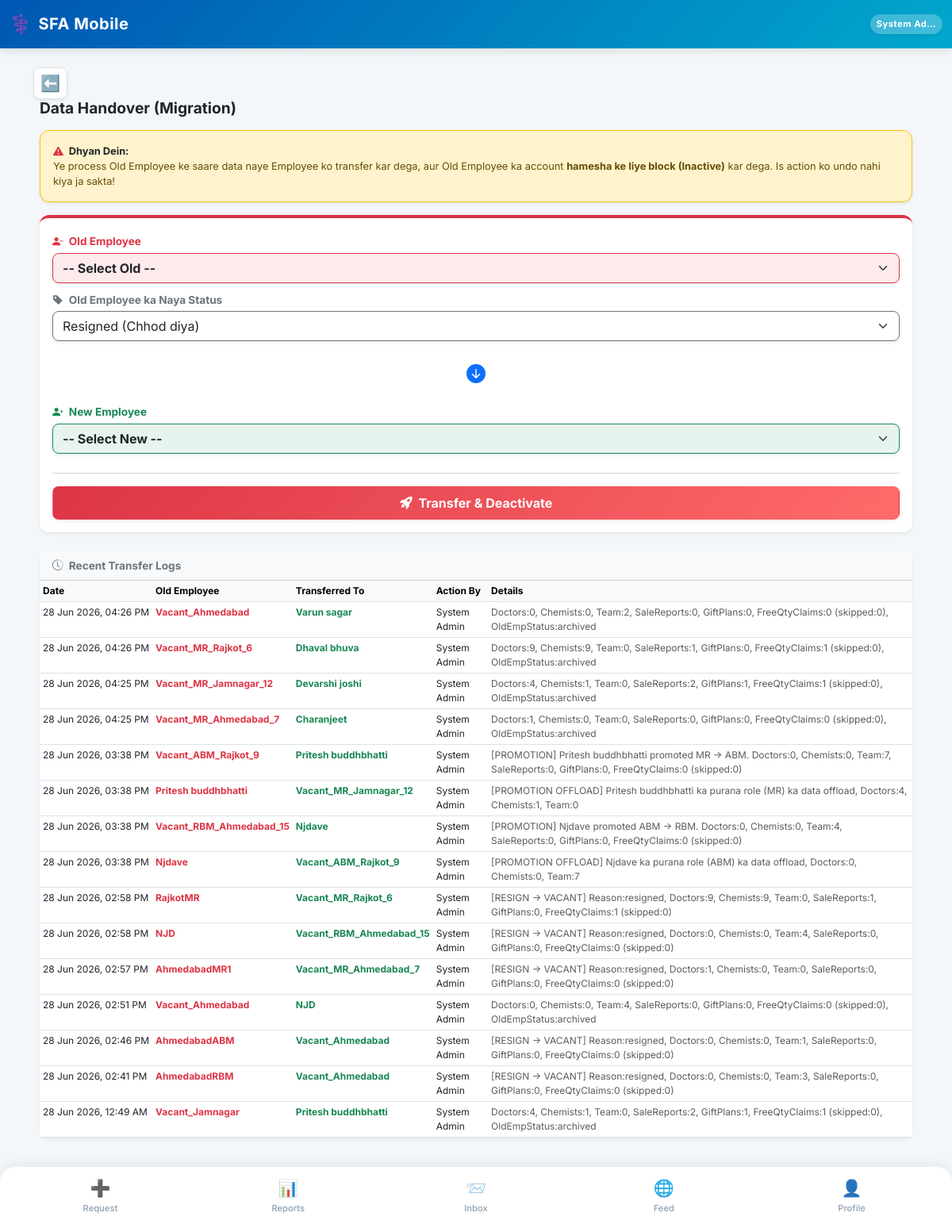
The page /admin-tools/transfer-data/ (signed in) on the database its author committed.
### SFA/models.py (models this page shows, shortened)
class Employee(models.Model):
    user = models.OneToOneField(User, on_delete=models.CASCADE, null=True, blank=True)
    company = models.ForeignKey(Company, on_delete=models.PROTECT, related_name='employees') # Already Correct
    DESIGNATION_CHOICES = [
        ('MR', 'Medical Representative'),
        ('ABM', 'Area Business Manager'),
        ('RBM', 'Regional Business Manager'),
        ('ZBM', 'Zonal Business Manager'),
        ('NSM', 'National Sales Manager'),
        ('Admin', 'System Administrator'),
    ]
    name = models.CharField(max_length=100)
    employee_code = models.CharField(max_length=50) # 🌟 FIX: unique=True HATA DIYA HAI
    designation = models.CharField(max_length=5, choices=DESIGNATION_CHOICES, default='MR')
    manager = models.ForeignKey('self', on_delete=models.SET_NULL, null=True, blank=True, related_name='subordinates')
    headquarter = models.ForeignKey(Territory, on_delete=models.SET_NULL, null=True, blank=True)
    phone = models.CharField(max_length=15)
    joining_date = models.DateField(default=timezone.now, help_text="Employee ki company join karne ki date. DCR calendar is date se aage hi banega, pehle ka nahi.")
    photo = models.ImageField(upload_to='employee_photos/', blank=True, null=True, help_text="Employee ki profile photo")
    address = models.TextField(blank=True, null=True, help_text="Employee ka home address")
    is_active = models.BooleanField(default=True, help_text="False matlab ye employee company chhod chuka hai ya inactive hai.")
    leaving_date = models.DateField(null=True, blank=True, help_text="Employee ke company chhodne ki tareekh.")
    dob = models.DateField(null=True, blank=True, verbose_name="Date of Birth")
    anniversary = models.DateField(null=True, blank=True, verbose_name="Marriage Anniversary")
    blood_group = models.CharField(max_length=10, blank=True, null=True)
    emergency_contact = models.CharField(max_length=15, blank=True, null=True)
    permanent_address = models.TextField(blank=True, null=True)
    father_name = models.CharField(max_length=100, blank=True, null=True)
    father_dob = models.DateField(null=True, blank=True)
    father_mobile = models.CharField(max_length=15, blank=True, null=True)
    father_occupation = models.CharField(max_length=100, blank=True, null=True)
    mother_name = models.CharField(max_length=100, blank=True, null=True)
    mother_dob = models.DateField(null=True, blank=True)
    mother_mobile = models.CharField(max_length=15, blank=True, null=True)
    mother_occupation = models.CharField(max_length=100, blank=True, null=True)
    spouse_name = models.CharField(max_length=100, blank=True, null=True)
    spouse_dob = models.DateField(null=True, blank=True)
    spouse_mobile = models.CharField(max_length=15, blank=True, null=True)
    spouse_occupation = models.CharField(max_length=100, blank=True, null=True)
    child1_name = models.CharField(max_length=100, blank=True, null=True)
    child1_dob = models.DateField(null=True, blank=True)
    child2_name = models.CharField(max_length=100, blank=True, null=True)
    child2_dob = models.DateField(null=True, blank=True)
    EMPLOYMENT_STATUS_CHOICES = [
        ('active', 'Active'),
        ('resigned', 'Resigned'),
        ('retired', 'Retired'),
        ('transferred', 'Transferred'),
        ('terminated', 'Terminated'),
        ('vacant', 'Vacant (Placeholder)'),   # 🌟 Dummy employee jab tak naya MR na aaye
        ('archived', 'Archived (Old Dummy)'), # 🌟 Dummy jiska kaam ho gaya, naye employee ko sab de diya
    ]
    employment_status = models.CharField(
        max_length=15, choices=EMPLOYMENT_STATUS_CHOICES, default='active',
        help_text="is_active sirf access/login control karta hai; ye field WAJAH/reason batata hai."
    )
    is_placeholder = models.BooleanField(
        default=False,
        help_text="True = ye ek 'Vacant_<HQ>' dummy employee hai, asli insaan nahi. Joint Work me normal employee jaisa hi treat hota hai (use individual hi maana jayega)."
    )
    class Meta:
        unique_together = ('company', 'employee_code')

class EmployeeTransferLog(models.Model):
    transferred_by = models.ForeignKey(Employee, on_delete=models.SET_NULL, null=True, related_name='transfers_made')
    old_employee_name = models.CharField(max_length=255) # Purane employee ka naam (jo inactive ho gaya)
    new_employee = models.ForeignKey(Employee, on_delete=models.CASCADE, related_name='transfers_received')
    details = models.TextField() # Kitne Doctor/Chemist transfer hue, status kya tha
    transfer_date = models.DateTimeField(auto_now_add=True)

### SFA/views/core.py (the view, shortened to what this page needs)
# urls.py: path('admin-tools/transfer-data/', views.transfer_data_view, name='transfer_data'),
@login_required
def transfer_data_view(request):
    if request.user.employee.designation not in ['Admin', 'NSM']:
        messages.error(request, "⚠️ You do not have access to perform Data Handover.")
        return redirect('mr_dashboard') # Ya jo bhi aapka home URL ho
    old_employees = Employee.objects.filter(company=request.user.employee.company, is_active=True).order_by('name')
    new_employees = Employee.objects.filter(company=request.user.employee.company, is_active=True, is_placeholder=False).order_by('name')
    recent_logs = EmployeeTransferLog.objects.filter(transferred_by__company=request.user.employee.company).select_related('new_employee', 'transferred_by').order_by('-transfer_date')[:15]
    return render(request, 'transfer_data.html', {
        'old_employees': old_employees,
        'new_employees': new_employees,
        'recent_logs': recent_logs,
    })

### SFA/context_processors.py (called while the page is built)
def notification_counts(request):
    if request.user.is_authenticated and hasattr(request.user, 'employee'):
        employee = request.user.employee
        cache_key = f'nav_counts_{employee.id}'
        counts = cache.get(cache_key)
        if counts is None:
            counts = {
                'unread_notif_count': SystemNotification.objects.filter(employee=employee, is_read=False).count(),
                'unread_msg_count': InternalMessage.objects.filter(receiver=employee, is_read=False).count(),
            }
            cache.set(cache_key, counts, 60) # 60 seconds cache timeout
        return counts
    return {
        'unread_notif_count': 0,
        'unread_msg_count': 0,
    }

### SFA/templates/transfer_data.html (shortened to what this page needs)
{% extends 'base.html' %}{% block content %}
<div class="container-fluid p-0 mb-4 mt-2">
<a href="{% url 'request_hub' %}" class="btn btn-light shadow-sm btn-sm px-2 py-1 rounded-3 border bg-white text-secondary"><span class="fs-5 fw-bold">⬅️</span></a>
<div class="d-flex align-items-center mb-3 px-2"><h5 class="fw-bold text-dark mb-0" style="font-size: 1.2rem;">Data Handover (Migration)</h5></div>
<div class="mx-2">
<div class="alert alert-warning border-warning shadow-sm" style="border-radius: 12px; font-size: 0.8rem;"><strong class="text-dark"><i class="bi bi-exclamation-triangle-fill text-danger me-1"></i> Dhyan Dein:</strong> <br> Ye process Old Employee ke saare data naye Employee ko transfer kar dega, aur Old Employee ka account <strong>hamesha ke liye block (Inactive)</strong> kar dega. Is action ko undo nahi kiya ja sakta!</div>
<div class="card border-0 shadow-sm bg-white" style="border-radius: 12px; border-top: 4px solid #dc3545 !important;">
<div class="card-body p-3">
<form method="POST" onsubmit="return confirm('⚠️ FINAL WARNING: Transfer karna chahte hain?');">{% csrf_token %}
    <div class="mb-2"><label class="form-label fw-bold text-danger mb-1" style="font-size: 0.85rem;"><i class="bi bi-person-dash-fill me-1"></i> Old Employee</label>
    <select name="old_employee" class="form-select border-danger bg-danger bg-opacity-10 fw-bold text-dark shadow-sm" required>
        <option value="">-- Select Old --</option>
    </select></div>
    <div class="mb-4"><label class="form-label fw-bold text-secondary mb-1" style="font-size: 0.85rem;"><i class="bi bi-tag-fill me-1"></i> Old Employee ka Naya Status</label>
    <select name="old_emp_status" class="form-select border-secondary shadow-sm" required>
        <option value="Resigned">Resigned (Chhod diya)</option><option value="Terminated">Terminated (Nikal diya)</option><option value="Transferred">Transferred (Doosri jagah bhej diya)</option><option value="Retired">Retired</option>
    </select></div>
    <div class="text-center mb-3 text-muted"><i class="bi bi-arrow-down-circle-fill text-primary" style="font-size: 1.5rem;"></i></div>
    <div class="mb-4"><label class="form-label fw-bold text-success mb-1" style="font-size: 0.85rem;"><i class="bi bi-person-plus-fill me-1"></i> New Employee</label>
    <select name="new_employee" class="form-select border-success bg-success bg-opacity-10 fw-bold text-dark shadow-sm" required>
        <option value="">-- Select New --</option>
    </select></div>
    <hr class="text-muted opacity-25 mb-3">
    <button type="submit" class="btn w-100 fw-bold shadow-sm py-2 text-white" style="background: linear-gradient(135deg, #dc3545, #ff6b6b); border-radius: 8px;"><i class="bi bi-rocket-takeoff-fill me-1"></i> Transfer & Deactivate</button>
</form>
</div></div>
{% if recent_logs %}
<div class="mt-4 card border-0 shadow-sm bg-white" style="border-radius: 12px;">
    <div class="card-header bg-light fw-bold text-secondary" style="border-radius: 12px 12px 0 0; font-size: 0.85rem;"><i class="bi bi-clock-history me-1"></i> Recent Transfer Logs</div>
    <div class="table-responsive">
        <table class="table table-sm table-hover mb-0" style="font-size: 0.75rem;">
            <thead class="table-light text-muted"><tr><th>Date</th><th>Old Employee</th><th>Transferred To</th><th>Action By</th><th>Details</th></tr></thead>
            <tbody>{% for log in recent_logs %}<tr>
                <td class="text-nowrap">{{ log.transfer_date|date:"d M Y, h:i A" }}</td>
                <td class="text-danger fw-bold">{{ log.old_employee_name }}</td>
                <td class="text-success fw-bold">{{ log.new_employee.name|default:"N/A" }}</td>
                <td>{{ log.transferred_by.name|default:"System" }}</td>
                <td class="text-muted text-wrap" style="min-width: 250px;">{{ log.details }}</td>
            </tr>{% endfor %}</tbody>
        </table>
    </div>
</div>
{% endif %}
</div></div>
{% endblock %}

### SFA/templates/base.html (shortened to what this page needs)
<!DOCTYPE html>
<html lang="en">
<head>
    <link href="https://cdn.jsdelivr.net/npm/bootstrap@5.3.0/dist/css/bootstrap.min.css" rel="stylesheet">
    <link href="https://cdn.jsdelivr.net/npm/bootstrap-icons@1.11.0/font/bootstrap-icons.css" rel="stylesheet">
</head>
<body>
    <nav class="navbar navbar-dark navbar-custom sticky-top">
        <div class="container-fluid py-1">
            <span class="navbar-brand mb-0 h1 d-flex align-items-center gap-2">
                <span style="font-size: 1.4rem;">⚕️</span> SFA Mobile
            </span>
            <div class="d-flex align-items-center gap-3">
                <span class="text-white fw-bold bg-white bg-opacity-25 px-2 py-1 rounded-pill shadow-sm" style="font-size: 0.70rem; letter-spacing: 0.5px;">
                    {{ request.user.employee.name|default:"Guest"|truncatechars:10 }}
                </span>
            </div>
        </div>
    </nav>
    <div class="container mt-4 mb-4">
        {% block content %}
        {% endblock %}
    </div>
    <div class="fixed-bottom bottom-nav d-flex justify-content-between align-items-center">
        <a href="{% url 'request_hub' %}" class="nav-item {% if request.resolver_match.url_name == 'request_hub' %}active{% endif %}">
            <span class="nav-icon">➕</span>Request
        </a>
        <a href="{% url 'view_hub' %}" class="nav-item {% if request.resolver_match.url_name == 'view_hub' or request.resolver_match.url_name == 'dcr_report' %}active{% endif %}">
            <span class="nav-icon">📊</span>Reports
        </a>
        <a href="{% url 'web_inbox' %}" class="nav-item {% if request.resolver_match.url_name == 'web_inbox' or request.resolver_match.url_name == 'web_compose' %}active{% endif %}">
            <span class="nav-icon position-relative">
                📨
            </span>Inbox
        </a>
<a href="{% url 'community_feed' %}" class="nav-item {% if request.resolver_match.url_name == 'community_feed' %}active{% endif %}">
    <span class="nav-icon">🌐</span>Feed
</a>
        <a href="{% url 'profile' %}" class="nav-item {% if request.resolver_match.url_name == 'profile' %}active{% endif %}">
            <span class="nav-icon">👤</span>Profile
        </a>
    </div>
</body>
</html>

### SFA/templates/base.html (style rules this page uses)
:root { --pharma-primary: #0056b3; --pharma-secondary: #00a8cc; --bg-light: #f4f7f9; }
body { font-family: 'Inter', sans-serif; background-color: var(--bg-light); padding-bottom: 85px; }
.navbar-custom { background: linear-gradient(135deg, var(--pharma-primary), var(--pharma-secondary)); box-shadow: 0 4px 10px rgba(0,0,0,0.1); }
.navbar-brand { font-weight: 700; letter-spacing: 0.5px; }
.card { border: none !important; border-radius: 12px; box-shadow: 0 4px 12px rgba(0, 0, 0, 0.05); }
.form-control, .form-select { border-radius: 8px; border: 1px solid #ced4da; }
.bottom-nav { background-color: #ffffff; border-top-left-radius: 20px; border-top-right-radius: 20px; box-shadow: 0 -4px 15px rgba(0,0,0,0.06); padding: 5px 8px; }
.nav-item { text-align: center; flex: 1; padding: 6px 0; color: #8fa0b3; font-size: 0.70rem; font-weight: 500; text-decoration: none; border-radius: 12px; transition: all 0.3s ease; }
.nav-icon { font-size: 1.3rem; display: block; margin-bottom: 2px; filter: grayscale(20%); }

### rows shown on the page
EmployeeTransferLog: transfer_date "28 Jun 2026, 04:26 PM", old_employee_name "Vacant_Ahmedabad", new_employee.name "Varun sagar", transferred_by.name "System Admin", details "Doctors:0, Chemists:0, Team:2, SaleReports:0, GiftPlans:0, FreeQtyClaims:0 (skipped:0), OldEmpStatus:archived"
EmployeeTransferLog: transfer_date "28 Jun 2026, 04:26 PM", old_employee_name "Vacant_MR_Rajkot_6", new_employee.name "Dhaval bhuva", transferred_by.name "System Admin", details "Doctors:9, Chemists:9, Team:0, SaleReports:1, GiftPlans:0, FreeQtyClaims:1 (skipped:0), OldEmpStatus:archived"
EmployeeTransferLog: transfer_date "28 Jun 2026, 04:25 PM", old_employee_name "Vacant_MR_Jamnagar_12", new_employee.name "Devarshi joshi", transferred_by.name "System Admin", details "Doctors:4, Chemists:1, Team:0, SaleReports:2, GiftPlans:1, FreeQtyClaims:1 (skipped:0), OldEmpStatus:archived"
EmployeeTransferLog: transfer_date "28 Jun 2026, 04:25 PM", old_employee_name "Vacant_MR_Ahmedabad_7", new_employee.name "Charanjeet", transferred_by.name "System Admin", details "Doctors:1, Chemists:0, Team:0, SaleReports:0, GiftPlans:0, FreeQtyClaims:0 (skipped:0), OldEmpStatus:archived"
EmployeeTransferLog: transfer_date "28 Jun 2026, 03:38 PM", old_employee_name "Vacant_ABM_Rajkot_9", new_employee.name "Pritesh buddhbhatti", transferred_by.name "System Admin", details "[PROMOTION] Pritesh buddhbhatti promoted MR -> ABM. Doctors:0, Chemists:0, Team:7, SaleReports:0, GiftPlans:0, FreeQtyClaims:0 (skipped:0)"
EmployeeTransferLog: transfer_date "28 Jun 2026, 03:38 PM", old_employee_name "Pritesh buddhbhatti", new_employee.name "Vacant_MR_Jamnagar_12", transferred_by.name "System Admin", details "[PROMOTION OFFLOAD] Pritesh buddhbhatti ka purana role (MR) ka data offload, Doctors:4, Chemists:1, Team:0"
EmployeeTransferLog: transfer_date "28 Jun 2026, 03:38 PM", old_employee_name "Vacant_RBM_Ahmedabad_15", new_employee.name "Njdave", transferred_by.name "System Admin", details "[PROMOTION] Njdave promoted ABM -> RBM. Doctors:0, Chemists:0, Team:4, SaleReports:0, GiftPlans:0, FreeQtyClaims:0 (skipped:0)"
EmployeeTransferLog: transfer_date "28 Jun 2026, 03:38 PM", old_employee_name "Njdave", new_employee.name "Vacant_ABM_Rajkot_9", transferred_by.name "System Admin", details "[PROMOTION OFFLOAD] Njdave ka purana role (ABM) ka data offload, Doctors:0, Chemists:0, Team:7"
EmployeeTransferLog: transfer_date "28 Jun 2026, 02:58 PM", old_employee_name "RajkotMR", new_employee.name "Vacant_MR_Rajkot_6", transferred_by.name "System Admin", details "[RESIGN -> VACANT] Reason:resigned, Doctors:9, Chemists:9, Team:0, SaleReports:1, GiftPlans:0, FreeQtyClaims:1 (skipped:0)"
EmployeeTransferLog: transfer_date "28 Jun 2026, 02:58 PM", old_employee_name "NJD", new_employee.name "Vacant_RBM_Ahmedabad_15", transferred_by.name "System Admin", details "[RESIGN -> VACANT] Reason:resigned, Doctors:0, Chemists:0, Team:4, SaleReports:0, GiftPlans:0, FreeQtyClaims:0 (skipped:0)"
EmployeeTransferLog: transfer_date "28 Jun 2026, 02:57 PM", old_employee_name "AhmedabadMR1", new_employee.name "Vacant_MR_Ahmedabad_7", transferred_by.name "System Admin", details "[RESIGN -> VACANT] Reason:resigned, Doctors:1, Chemists:0, Team:0, SaleReports:0, GiftPlans:0, FreeQtyClaims:0 (skipped:0)"
EmployeeTransferLog: transfer_date "28 Jun 2026, 02:51 PM", old_employee_name "Vacant_Ahmedabad", new_employee.name "NJD", transferred_by.name "System Admin", details "Doctors:0, Chemists:0, Team:4, SaleReports:0, GiftPlans:0, FreeQtyClaims:0 (skipped:0), OldEmpStatus:archived"
EmployeeTransferLog: transfer_date "28 Jun 2026, 02:46 PM", old_employee_name "AhmedabadABM", new_employee.name "Vacant_Ahmedabad", transferred_by.name "System Admin", details "[RESIGN -> VACANT] Reason:resigned, Doctors:0, Chemists:0, Team:1, SaleReports:0, GiftPlans:0, FreeQtyClaims:0 (skipped:0)"
EmployeeTransferLog: transfer_date "28 Jun 2026, 02:41 PM", old_employee_name "AhmedabadRBM", new_employee.name "Vacant_Ahmedabad", transferred_by.name "System Admin", details "[RESIGN -> VACANT] Reason:resigned, Doctors:0, Chemists:0, Team:3, SaleReports:0, GiftPlans:0, FreeQtyClaims:0 (skipped:0)"
EmployeeTransferLog: transfer_date "28 Jun 2026, 12:49 AM", old_employee_name "Vacant_Jamnagar", new_employee.name "Pritesh buddhbhatti", transferred_by.name "System Admin", details "Doctors:4, Chemists:1, Team:0, SaleReports:2, GiftPlans:1, FreeQtyClaims:1 (skipped:0), OldEmpStatus:archived"

### other values the page prints
{{ request.user.employee.name|default:"Guest"|truncatechars:10 }} "System Ad…"
